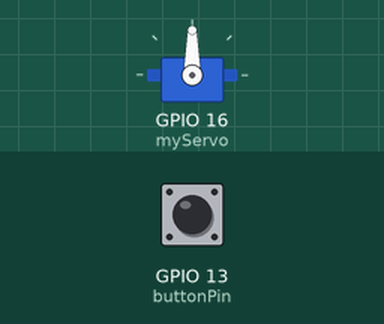
Recording of a sketch running on a simulated ESP32. On the bench: servo. The test bench sets the inputs (shaded band); at power-on: GPIO 13 (buttonPin) HIGH.

Above: at 1.2 s.
1.3 s: GPIO 13 (buttonPin) pulled LOW for 1 s
At 1.45 s:
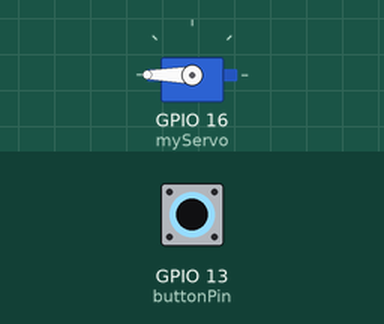
4.3 s: GPIO 13 (buttonPin) pulled LOW for 3.2 s
At 4.76 s:
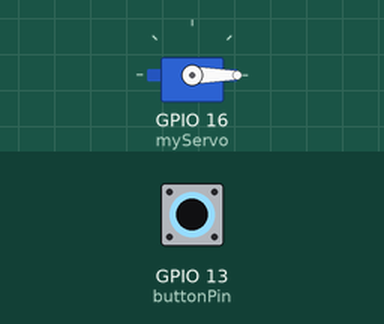
Timing chart, 0 to 9.2 s (numbered marks = the images above; inputs shaded):
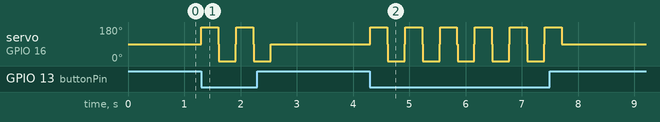

Measured:
- after the input at 1.3 s, servo on GPIO 16 (myServo): 90° → 180° at once, → 0° 0.30 s later, → 180° 0.31 s later, → 0° 0.31 s later, … (5 changes in this stretch)
- after the input at 4.3 s, servo on GPIO 16 (myServo): 90° → 180° at once, then repeats every 0.62 s: 90° 0.01 s, 0° 0.30 s, 90° 0.01 s, 180° 0.30 s, until it stays 90° from 7.7 s

The sketch:

ButtonPressTesting.ino
```cpp
#include <ESP32Servo.h>


bool dustCollectorState = false;

Servo myServo;

const int buttonPin = 13;    // pin for input button


void turnDustCollectorOff() {
  myServo.write(0);
  delay(300);
  myServo.write(90);
}

void turnDustCollectorOn() {
  myServo.write(180);
  delay(300);
  myServo.write(90);
}


void setup() {
  Serial.begin(115200);  //for debugging ofc

  pinMode(buttonPin, INPUT_PULLUP);

  // === Setup Servo ===
  myServo.attach(16, 1000, 2000);
  myServo.write(90);
}

void loop() {
  // Read the state of the button
  int buttonState = digitalRead(buttonPin); // a value of high means button is not pressed

  if (buttonState == LOW) {
    if (dustCollectorState) {
      turnDustCollectorOff();
      dustCollectorState = false;
    } else {
      turnDustCollectorOn();
      dustCollectorState = true;
    }
  }

  delay(10);
}
```
